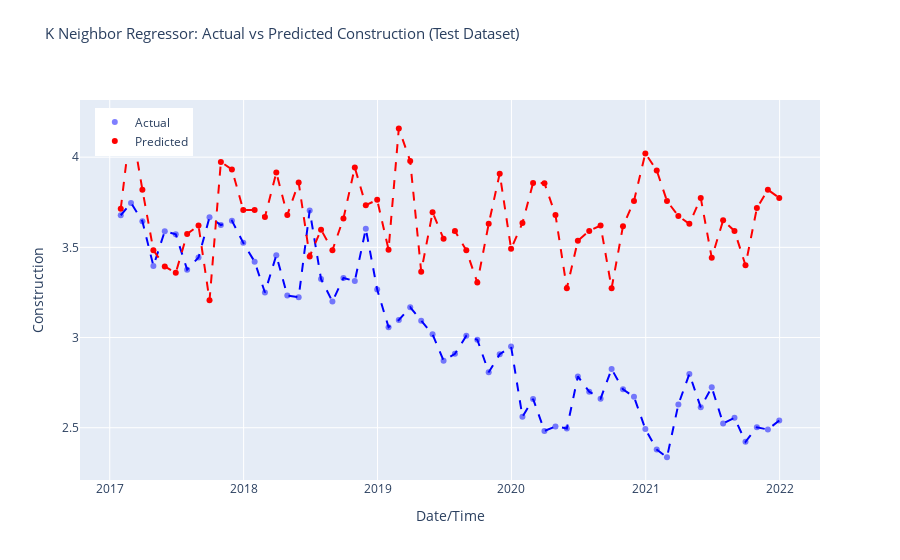

Notebook cell for this chart:
### Code cell
# Make predictions on the test dataset
predictions = pycr.predict_model(model, data = test_data)
r2 = r2_score(predictions['Construction'], predictions['prediction_label'])
print('R-squared (R2) Score:', r2)


# Sort predictions DataFrame by index
predictions.sort_index(inplace=True)

# Create Plotly figure
fig = make_subplots(rows=1, cols=1, shared_xaxes=True, shared_yaxes=True)

# Add scatter plot for actual values
fig.add_trace(go.Scatter(x=predictions.index, y=predictions['Construction'],
                         mode='markers', marker=dict(color='blue', opacity=0.5),
                         name='Actual'), row=1, col=1)

# Add scatter plot for predicted values
fig.add_trace(go.Scatter(x=predictions.index, y=predictions['prediction_label'],
                         mode='markers', marker=dict(color='red'),
                         name='Predicted'), row=1, col=1)

# Add lines for sorted actual values
fig.add_trace(go.Scatter(x=predictions.index, y=predictions['Construction'].sort_index(),
                         mode='lines', line=dict(color='blue', dash='dash'),
                         showlegend=False), row=1, col=1)

# Add lines for sorted predicted values
fig.add_trace(go.Scatter(x=predictions.index, y=predictions['prediction_label'].sort_index(),
                         mode='lines', line=dict(color='red', dash='dash'),
                         showlegend=False), row=1, col=1)

fig.update_layout(title_text='K Neighbor Regressor: Actual vs Predicted Construction (Test Dataset)',
                  title_font_size=15, title_y=0.95,
                  xaxis_title='Date/Time', yaxis_title='Construction',
                  legend=dict(x=0.02, y=0.98),
                  grid=dict(rows=1, columns=1, ygap=0.2))

# Show interactive plot
fig.show()
